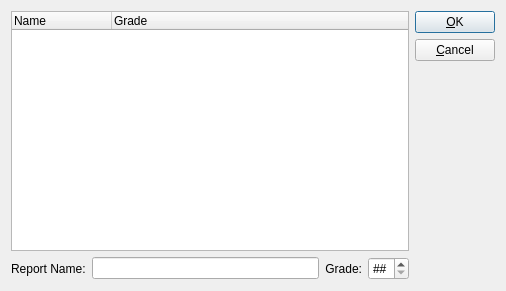
<ui version="4.0" >
 <comment> * OpenRPT report writer and rendering engine
 * Copyright (C) 2001-2008 by OpenMFG, LLC
 *
 * This library is free software; you can redistribute it and/or
 * modify it under the terms of the GNU Lesser General Public
 * License as published by the Free Software Foundation; either
 * version 2.1 of the License, or (at your option) any later version.
 *
 * This library is distributed in the hope that it will be useful,
 * but WITHOUT ANY WARRANTY; without even the implied warranty of
 * MERCHANTABILITY or FITNESS FOR A PARTICULAR PURPOSE. See the GNU
 * Lesser General Public License for more details.
 *
 * You should have received a copy of the GNU Lesser General Public
 * License along with this library; if not, write to the Free Software
 * Foundation, Inc., 59 Temple Place, Suite 330, Boston, MA 02111-1307 USA
 * Please contact info@openmfg.com with any questions on this license.</comment>
 <class>DBFileDialog</class>
 <widget class="QDialog" name="DBFileDialog" >
  <property name="geometry" >
   <rect>
    <x>0</x>
    <y>0</y>
    <width>506</width>
    <height>291</height>
   </rect>
  </property>
  <property name="windowTitle" >
   <string>Database File</string>
  </property>
  <layout class="QHBoxLayout" name="horizontalLayout" >
   <item>
    <layout class="QVBoxLayout" name="verticalLayout" >
     <item>
      <widget class="QTreeWidget" name="_list" >
       <property name="columnCount" >
        <number>2</number>
       </property>
       <column>
        <property name="text" >
         <string>Name</string>
        </property>
       </column>
       <column>
        <property name="text" >
         <string>Grade</string>
        </property>
       </column>
      </widget>
     </item>
     <item>
      <layout class="QHBoxLayout" >
       <property name="spacing" >
        <number>6</number>
       </property>
       <property name="margin" >
        <number>0</number>
       </property>
       <item>
        <widget class="QLabel" name="_lblReport" >
         <property name="text" >
          <string>Report Name:</string>
         </property>
         <property name="buddy" >
          <cstring>_name</cstring>
         </property>
        </widget>
       </item>
       <item>
        <widget class="QLineEdit" name="_name" />
       </item>
       <item>
        <widget class="QLabel" name="_gradeLabel" >
         <property name="text" >
          <string>Grade:</string>
         </property>
         <property name="alignment" >
          <set>Qt::AlignRight|Qt::AlignTrailing|Qt::AlignVCenter</set>
         </property>
         <property name="buddy" >
          <cstring>_grade</cstring>
         </property>
        </widget>
       </item>
       <item>
        <widget class="QSpinBox" name="_grade" >
         <property name="specialValueText" >
          <string>##</string>
         </property>
         <property name="minimum" >
          <number>-1</number>
         </property>
         <property name="value" >
          <number>-1</number>
         </property>
        </widget>
       </item>
      </layout>
     </item>
    </layout>
   </item>
   <item>
    <layout class="QVBoxLayout" >
     <property name="spacing" >
      <number>6</number>
     </property>
     <property name="margin" >
      <number>0</number>
     </property>
     <item>
      <widget class="QPushButton" name="_btnOk" >
       <property name="text" >
        <string>&amp;OK</string>
       </property>
      </widget>
     </item>
     <item>
      <widget class="QPushButton" name="_btnCancel" >
       <property name="text" >
        <string>&amp;Cancel</string>
       </property>
      </widget>
     </item>
     <item>
      <spacer>
       <property name="orientation" >
        <enum>Qt::Vertical</enum>
       </property>
       <property name="sizeType" >
        <enum>QSizePolicy::Expanding</enum>
       </property>
       <property name="sizeHint" stdset="0" >
        <size>
         <width>20</width>
         <height>40</height>
        </size>
       </property>
      </spacer>
     </item>
    </layout>
   </item>
  </layout>
 </widget>
 <layoutdefault spacing="6" margin="11" />
 <pixmapfunction>qPixmapFromMimeSource</pixmapfunction>
 <tabstops>
  <tabstop>_name</tabstop>
  <tabstop>_grade</tabstop>
  <tabstop>_btnOk</tabstop>
  <tabstop>_btnCancel</tabstop>
  <tabstop>_list</tabstop>
 </tabstops>
 <resources/>
 <connections>
  <connection>
   <sender>_btnOk</sender>
   <signal>clicked()</signal>
   <receiver>DBFileDialog</receiver>
   <slot>accept()</slot>
   <hints>
    <hint type="sourcelabel" >
     <x>441</x>
     <y>30</y>
    </hint>
    <hint type="destinationlabel" >
     <x>20</x>
     <y>20</y>
    </hint>
   </hints>
  </connection>
  <connection>
   <sender>_btnCancel</sender>
   <signal>clicked()</signal>
   <receiver>DBFileDialog</receiver>
   <slot>reject()</slot>
   <hints>
    <hint type="sourcelabel" >
     <x>441</x>
     <y>64</y>
    </hint>
    <hint type="destinationlabel" >
     <x>20</x>
     <y>20</y>
    </hint>
   </hints>
  </connection>
 </connections>
</ui>
